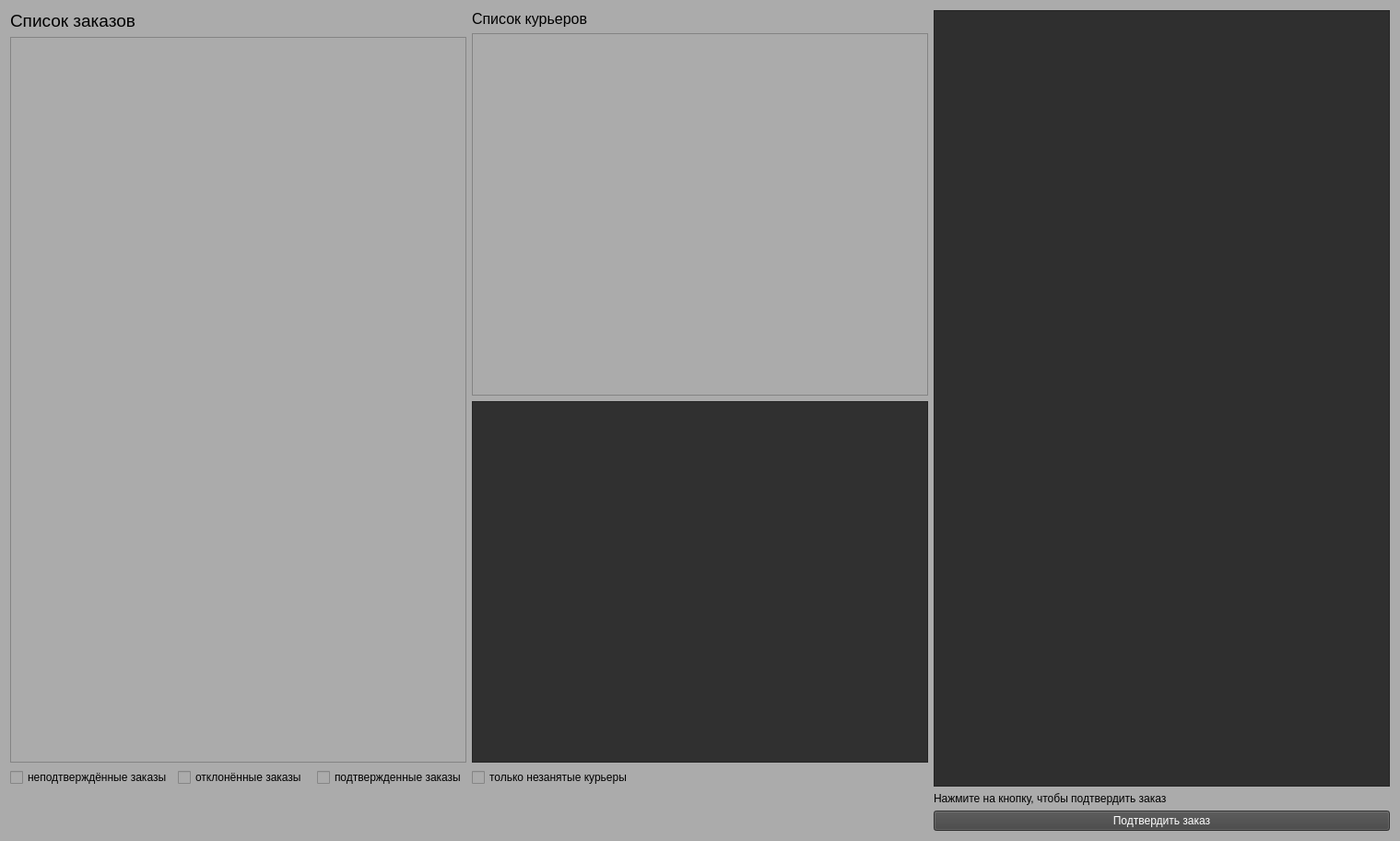
<?xml version="1.0" encoding="UTF-8"?>
<ui version="4.0">
 <class>Form</class>
 <widget class="QWidget" name="Form">
  <property name="geometry">
   <rect>
    <x>0</x>
    <y>0</y>
    <width>1519</width>
    <height>912</height>
   </rect>
  </property>
  <property name="windowTitle">
   <string>Form</string>
  </property>
  <property name="styleSheet">
   <string notr="true">background-color: rgb(171, 171, 171);</string>
  </property>
  <layout class="QGridLayout" name="gridLayout_2">
   <item row="0" column="0">
    <layout class="QGridLayout" name="gridLayout">
     <item row="0" column="1">
      <layout class="QVBoxLayout" name="verticalLayout_2">
       <item>
        <widget class="QLabel" name="label_2">
         <property name="text">
          <string>&lt;html&gt;&lt;head/&gt;&lt;body&gt;&lt;p&gt;&lt;span style=&quot; font-size:12pt; color:#000000;&quot;&gt;Список курьеров&lt;/span&gt;&lt;/p&gt;&lt;/body&gt;&lt;/html&gt;</string>
         </property>
        </widget>
       </item>
       <item>
        <widget class="QListWidget" name="courier_list">
         <property name="styleSheet">
          <string notr="true">font: 9pt &quot;MS Shell Dlg 2&quot;;</string>
         </property>
        </widget>
       </item>
       <item>
        <widget class="QTextEdit" name="courier_info">
         <property name="styleSheet">
          <string notr="true">background-color: rgb(48, 48, 48);
font: 10pt &quot;MS Shell Dlg 2&quot;;
color: rgb(255, 255, 255);</string>
         </property>
        </widget>
       </item>
       <item>
        <widget class="QCheckBox" name="checkBox_4">
         <property name="styleSheet">
          <string notr="true">font: 12pt &quot;Segoe UI Symbol&quot;;</string>
         </property>
         <property name="text">
          <string>только незанятые курьеры</string>
         </property>
        </widget>
       </item>
      </layout>
     </item>
     <item row="0" column="0">
      <layout class="QVBoxLayout" name="verticalLayout">
       <item>
        <widget class="QLabel" name="label">
         <property name="text">
          <string>&lt;html&gt;&lt;head/&gt;&lt;body&gt;&lt;p&gt;&lt;span style=&quot; font-size:14pt; color:#000000;&quot;&gt;Список заказов&lt;/span&gt;&lt;/p&gt;&lt;/body&gt;&lt;/html&gt;</string>
         </property>
        </widget>
       </item>
       <item>
        <widget class="QListWidget" name="order_list">
         <property name="styleSheet">
          <string notr="true">font: 12pt &quot;MS Shell Dlg 2&quot;;</string>
         </property>
        </widget>
       </item>
       <item>
        <layout class="QHBoxLayout" name="horizontalLayout_2">
         <item>
          <widget class="QCheckBox" name="unsorted_orders">
           <property name="styleSheet">
            <string notr="true">font: 12pt &quot;Segoe UI Symbol&quot;;</string>
           </property>
           <property name="text">
            <string>неподтверждённые заказы</string>
           </property>
          </widget>
         </item>
         <item>
          <widget class="QCheckBox" name="canceled_orders">
           <property name="styleSheet">
            <string notr="true">font: 12pt &quot;MS Shell Dlg 2&quot;;</string>
           </property>
           <property name="text">
            <string>отклонённые заказы</string>
           </property>
          </widget>
         </item>
         <item>
          <widget class="QCheckBox" name="sorted_orders">
           <property name="styleSheet">
            <string notr="true">font: 12pt &quot;MS Shell Dlg 2&quot;;</string>
           </property>
           <property name="text">
            <string>подтвержденные заказы</string>
           </property>
          </widget>
         </item>
        </layout>
       </item>
      </layout>
     </item>
     <item row="0" column="2">
      <widget class="QTextEdit" name="about_order">
       <property name="styleSheet">
        <string notr="true">background-color: rgb(47, 47, 47);
font: 12pt &quot;MS Shell Dlg 2&quot;;
color: rgb(255, 255, 255);</string>
       </property>
      </widget>
     </item>
     <item row="2" column="2">
      <widget class="QPushButton" name="confirm_btn">
       <property name="styleSheet">
        <string notr="true">font: 12pt &quot;MS Shell Dlg 2&quot;;
color: rgb(255, 255, 255);
background-color: rgb(67, 67, 67);
</string>
       </property>
       <property name="text">
        <string>Подтвердить заказ</string>
       </property>
      </widget>
     </item>
     <item row="1" column="2">
      <widget class="QLabel" name="exp_lbl">
       <property name="styleSheet">
        <string notr="true">font: 10pt &quot;MS Shell Dlg 2&quot;;</string>
       </property>
       <property name="text">
        <string>Нажмите на кнопку, чтобы подтвердить заказ</string>
       </property>
      </widget>
     </item>
    </layout>
   </item>
  </layout>
 </widget>
 <resources>
  <include location="../../Desktop/prefix/resource.qrc"/>
 </resources>
 <connections/>
</ui>
